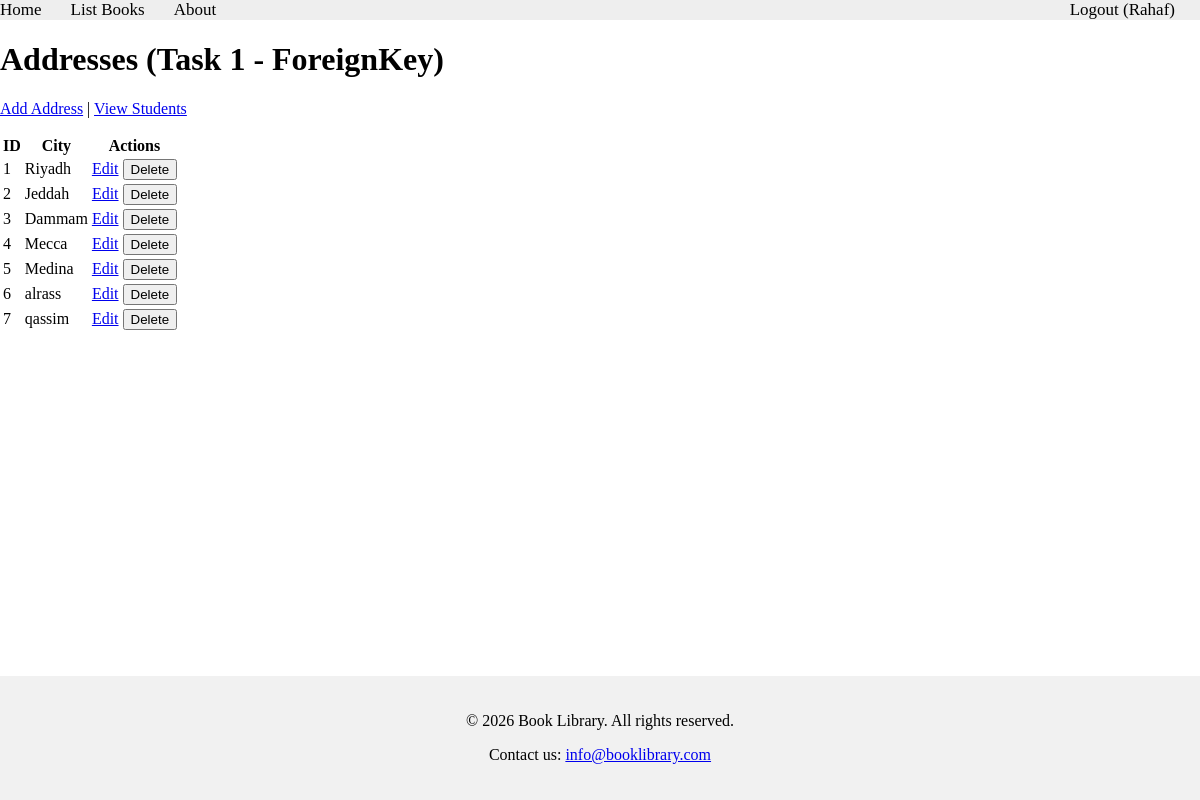
/books/lab11/task1/addresses (signed in), run on the app's committed database.
### apps/bookmodule/models.py (models this page shows, shortened)
class Address(models.Model):
    city = models.CharField(max_length=100)

### apps/bookmodule/views.py (the view)
# urls.py: path('lab11/task1/addresses', views.lab11_task1_list_addresses, name="books.lab11.task1.list_addresses"),
@login_required
def lab11_task1_list_addresses(request):
    addresses = Address.objects.all().order_by('id')
    return render(request, 'bookmodule/lab11_task1_list_addresses.html', {'addresses': addresses})

### apps/template/bookmodule/lab11_task1_list_addresses.html (shortened to what this page needs)
{% extends 'layouts/base.html' %}
{% block content %}
<h1>Addresses (Task 1 - ForeignKey)</h1>
<p><a href="{% url 'books.lab11.task1.add_address' %}">Add Address</a> | <a href="{% url 'books.lab11.task1.list_students' %}">View Students</a></p>
<table>
    <tr><th>ID</th><th>City</th><th>Actions</th></tr>
    {% for address in addresses %}
    <tr>
        <td>{{ address.id }}</td>
        <td>{{ address.city }}</td>
        <td>
            <a href="{% url 'books.lab11.task1.edit_address' address.id %}">Edit</a>
            <form method="post" action="{% url 'books.lab11.task1.delete_address' address.id %}" style="display:inline"
                  onsubmit="return confirm('Delete this address?');">
                <button type="submit">Delete</button>
            </form>
        </td>
    </tr>
    {% empty %}
    <tr><td colspan="3">No addresses yet.</td></tr>
    {% endfor %}
</table>
{% endblock %}

### apps/template/includes/header.html
{% with request.resolver_match.url_name as url_name %}
<div class="topnav">
<a class="{% if url_name == 'books.index' %}active{% endif %}" href="{% url 'books.index' %}">Home</a>
<a class="{% if url_name == 'books.list_books' %}active{% endif %}" href="{% url 'books.list_books' %}">List Books</a>
<a class="{% if url_name == 'books.aboutus' %}active{% endif %}" href="{% url 'books.aboutus' %}">About</a>
{% if user.is_authenticated %}
    <a href="{% url 'users.logout' %}" style="float:right;">Logout ({{ user.username }})</a>
{% else %}
    <a class="{% if url_name == 'users.login' %}active{% endif %}" href="{% url 'users.login' %}" style="float:right;">Login</a>
    <a class="{% if url_name == 'users.register' %}active{% endif %}" href="{% url 'users.register' %}" style="float:right;">Register</a>
{% endif %}
</div>
{% endwith %}

### apps/static/styles.css (style rules this page uses)
.topnav { background-color: #eeeeee; width: 100%; }
.topnav a { color: #000000; text-align: center; margin-right: 25px; text-decoration: none; font-size: 17px; }

### apps/template/layouts/base.html (style rules this page uses)
body { display: flex; flex-direction: column; min-height: 100vh; margin: 0; }

### data on the page
Address: id "1", city "Riyadh"
Address: id "2", city "Jeddah"
Address: id "3", city "Dammam"
Address: id "4", city "Mecca"
Address: id "5", city "Medina"
Address: id "6", city "alrass"
Address: id "7", city "qassim"

### other printed values
{{ user.username }} "Rahaf"
